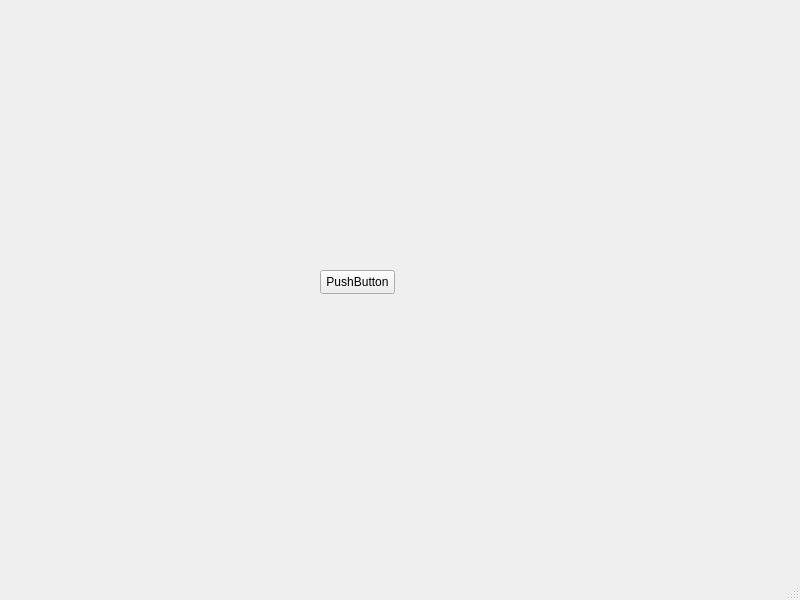
<?xml version="1.0" encoding="UTF-8"?>
<ui version="4.0">
 <class>MainWindow</class>
 <widget class="QMainWindow" name="MainWindow">
  <property name="geometry">
   <rect>
    <x>0</x>
    <y>0</y>
    <width>800</width>
    <height>600</height>
   </rect>
  </property>
  <property name="windowTitle">
   <string>MainWindow</string>
  </property>
  <widget class="QWidget" name="centralwidget">
   <widget class="QPushButton" name="pushButton">
    <property name="geometry">
     <rect>
      <x>320</x>
      <y>270</y>
      <width>75</width>
      <height>24</height>
     </rect>
    </property>
    <property name="text">
     <string>PushButton</string>
    </property>
   </widget>
  </widget>
  <widget class="QMenuBar" name="menubar">
   <property name="geometry">
    <rect>
     <x>0</x>
     <y>0</y>
     <width>800</width>
     <height>22</height>
    </rect>
   </property>
  </widget>
  <widget class="QStatusBar" name="statusbar"/>
 </widget>
 <resources/>
 <connections/>
</ui>
